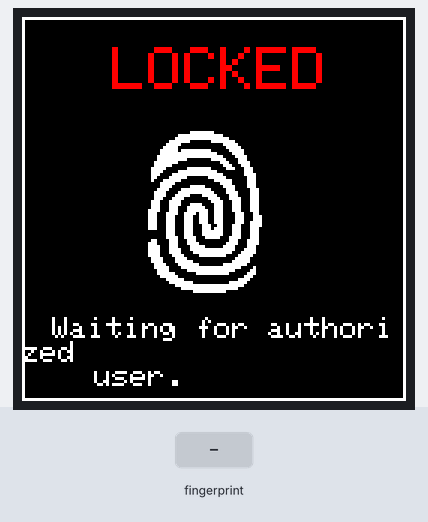
A sketch run on a simulated ESP32. On the bench: 128×128 colour display. Inputs (shaded band) come from the test bench. What the sketch prints to the serial monitor is not drawn.

Above: at 2.3 s.
2.4 s: finger stored as number 1 placed on the sensor
At 2.89 s:
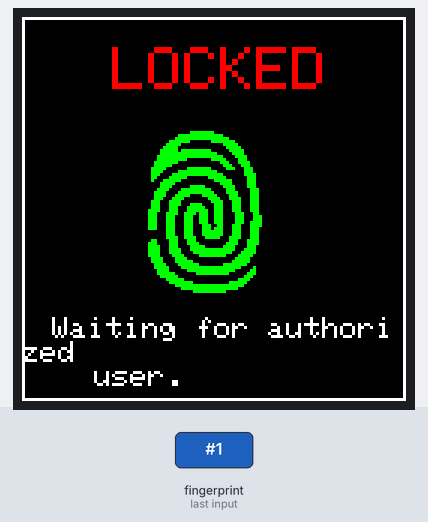
At 3.3 s:
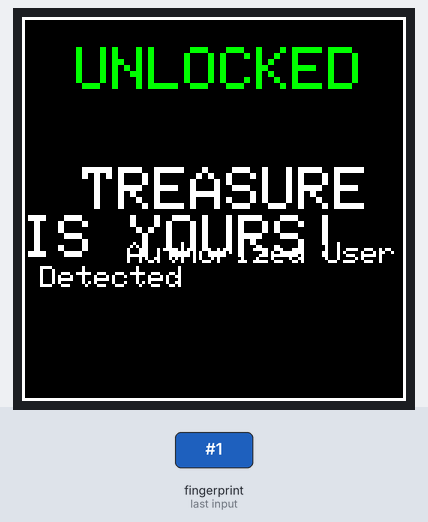
Timing chart, 0 to 5.4 s (numbered marks = the images above; inputs shaded):
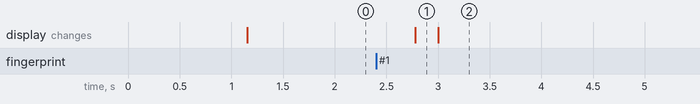

Measured:
- after the input at 2.4 s, the display: changes after 0.38 s (image 1)

The sketch:

locktest2.ino
```cpp
/*

ESP32 (Feather/Wroom)
Checks fingerprint from enrollment + displays if correct
Author: Alex Jain <ajain@pdx.edu>
Date: Nov 5th, 2024
Version: 0.1

Necessary Libraries:
1: https://github.com/adafruit/Adafruit-Fingerprint-Sensor-Library
2: https://github.com/adafruit/Adafruit-GFX-Library
3: https://github.com/sumotoy/TFT_ILI9163C
4:

*/

// Library Headers
#include <SPI.h>
#include <Adafruit_GFX.h>
#include <TFT_ILI9163C.h>
#include <Adafruit_Fingerprint.h>
#include <SoftwareSerial.h>

/* TFT Display Setup */
// Colors
#define BLACK   0x0000
#define BLUE    0x001F
#define RED     0xF800
#define GREEN   0x07E0
#define CYAN    0x07FF
#define MAGENTA 0xF81F
#define YELLOW  0xFFE0
#define WHITE   0xFFFF

// Pin Definitions
#define __CS 13 // Define CS pin as GPIO 13
#define __DC 12 // Define RST pin as GPIO 12
#define A0 26   // Define A0 as Pin 26
#define RX_PIN 16 // Green wire from sensor (Data Out - TD)
#define TX_PIN 17 // White wire from sensor (Data In - RD)
// Note: SDA is Pin 23, SCK is Pin 22

// PROGMEM
static const uint8_t icon [] PROGMEM = {
0x0,0x0,0x0,0x0,0x0,0x0,0x0,0x0,
0x0,0x0,0x0,0x0,0x0,0x0,0x0,0x0,
0x0,0x0,0x0,0x0,0x0,0x0,0x0,0x0,
0x0,0x0,0x0,0x3f,0xc0,0x0,0x0,0x0,
0x0,0x0,0x3,0xff,0xf8,0x0,0x0,0x0,
0x0,0x0,0x7,0xff,0xfe,0x0,0x0,0x0,
0x0,0x0,0x1f,0xc0,0x7f,0x80,0x0,0x0,
0x0,0x0,0x3e,0x0,0x7,0xc0,0x0,0x0,
0x0,0x0,0x7c,0x0,0x3,0xe0,0x0,0x0,
0x0,0x0,0xfd,0xff,0x81,0xf0,0x0,0x0,
0x0,0x0,0xff,0xff,0xe0,0xf0,0x0,0x0,
0x0,0x1,0xff,0xff,0xf8,0x78,0x0,0x0,
0x0,0x1,0xff,0x80,0x7c,0x38,0x0,0x0,
0x0,0x3,0xfc,0x0,0xe,0x3c,0x0,0x0,
0x0,0x3,0xf0,0x0,0x7,0x1c,0x0,0x0,
0x0,0x7,0xc0,0x7f,0x83,0x8e,0x0,0x0,
0x0,0x7,0x83,0xff,0xe0,0xe,0x0,0x0,
0x0,0x7,0xf,0xff,0xf8,0xf,0x0,0x0,
0x0,0x6,0x1f,0x80,0xfc,0x7,0x0,0x0,
0x0,0x4,0x7e,0x0,0x3f,0x7,0x0,0x0,
0x0,0x0,0xf8,0x0,0xf,0x7,0x0,0x0,
0x0,0x0,0xf0,0x3e,0x7,0x87,0x0,0x0,
0x0,0x1,0xe1,0xff,0x83,0x83,0x80,0x0,
0x0,0x3,0xc3,0xff,0xc3,0xc3,0x80,0x0,
0x0,0x3,0xc7,0xc3,0xe1,0xc3,0x80,0x0,
0x0,0x3,0x8f,0x0,0xf1,0xe3,0x80,0x0,
0x0,0x7,0x1e,0x0,0x78,0xe3,0x80,0x0,
0x0,0x7,0x1e,0x3c,0x38,0xe3,0x80,0x0,
0x0,0x7,0x1c,0x7e,0x38,0xe3,0x80,0x0,
0x0,0xf,0x1c,0x7f,0x38,0xe3,0x80,0x0,
0x0,0xe,0x3c,0xf7,0x38,0x71,0x80,0x0,
0x0,0xe,0x38,0xe7,0x38,0x71,0xc0,0x0,
0x0,0xe,0x38,0xe7,0x38,0x71,0xc0,0x0,
0x0,0xe,0x38,0xe7,0x38,0x73,0xc0,0x0,
0x0,0xe,0x38,0xe3,0x98,0xe3,0xc0,0x0,
0x0,0xe,0x38,0xe3,0xb8,0xe3,0x80,0x0,
0x0,0x0,0x38,0xe3,0xf8,0xe3,0x80,0x0,
0x0,0x0,0x38,0xe3,0xf8,0xe3,0x80,0x0,
0x0,0x0,0x3c,0xf1,0xf1,0xe3,0x80,0x0,
0x0,0x6,0x1c,0x70,0x1,0xc7,0x80,0x0,
0x0,0xe,0x1c,0x78,0x3,0xc7,0x80,0x0,
0x0,0xf,0x1c,0x3e,0x7,0x87,0x0,0x0,
0x0,0xf,0x1e,0x3f,0xff,0x8f,0x0,0x0,
0x0,0xf,0x1e,0x1f,0xff,0x1f,0x0,0x0,
0x0,0xf,0xf,0x7,0xfc,0x3e,0x0,0x0,
0x0,0x7,0x87,0x80,0x0,0x7c,0x0,0x0,
0x0,0x7,0x87,0xe0,0x0,0xfc,0x0,0x0,
0x0,0x3,0xc3,0xf8,0x7,0xf8,0x0,0x0,
0x0,0x3,0xe1,0xff,0xff,0xe1,0x0,0x0,
0x0,0x1,0xe0,0x7f,0xff,0x83,0x0,0x0,
0x0,0x1,0xf8,0xf,0xfe,0x7,0x0,0x0,
0x0,0x0,0xfc,0x0,0x0,0xe,0x0,0x0,
0x0,0x0,0x3f,0x0,0x0,0x3c,0x0,0x0,
0x0,0x0,0x1f,0xe0,0x1,0xf8,0x0,0x0,
0x0,0x0,0x7,0xff,0xff,0xf0,0x0,0x0,
0x0,0x0,0x1,0xff,0xff,0xc0,0x0,0x0,
0x0,0x0,0x0,0x1f,0xfc,0x0,0x0,0x0,
0x0,0x0,0x0,0x0,0x0,0x0,0x0,0x0,
0x0,0x0,0x0,0x0,0x0,0x0,0x0,0x0,
0x0,0x0,0x0,0x0,0x0,0x0,0x0,0x0
};

// Setup Display & Serial
TFT_ILI9163C display = TFT_ILI9163C(__CS, A0, __DC);
HardwareSerial mySerial(1);
Adafruit_Fingerprint finger = Adafruit_Fingerprint(&mySerial);
int fingerprintID = 0;

void setup() {

  // Initialize Serial1 on defined RX/TX with baud rate of 57600
  mySerial.begin(57600, SERIAL_8N1, RX_PIN, TX_PIN);

  startFingerprintSensor();
  display.begin();
  displayLockScreen();

}

// Main loop to check if authorized users
void loop() {

  fingerprintID = getFingerprintID();
  delay(50); // Check every 50 ms
  if (fingerprintID == 1) { // If authorized fingerprint
    display.drawBitmap(30,35,icon,60,60,GREEN);
    delay(200);
    displayUnlockedScreen();
    displayAuthorized();
    delay(5000); // Wait 5 seconds before going back to lockscreen
    display.fillScreen(BLACK);
    displayLockScreen();
  }

}

// Function for Unlocked Screen
void displayUnlockedScreen() {

  display.fillScreen(BLACK);
  display.drawRect(0,0,128,128,WHITE);
  display.setCursor(18,10);
  display.setTextColor(GREEN);
  display.setTextSize(2);
  display.print("UNLOCKED");
  display.setCursor(20,50);
  display.setTextColor(WHITE);
  display.setTextSize(2);
  display.print("TREASURE IS YOURS!");
  Serial.print("Congrats you win"); // Testing, remove later.

}

// Function for Authorized Fingerprint detected
void displayAuthorized() {

  display.setCursor(35,75);
  display.setTextColor(WHITE);
  display.setTextSize(1);
  display.print("Authorized User Detected");
  Serial.print("Successful User"); // Testing, remove later.

}

// Function for Lock Screen
void displayLockScreen() {

  display.drawRect(0,0,128,128,WHITE);
  display.setCursor(30,10);
  display.setTextColor(RED);
  display.setTextSize(2);
  display.print("LOCKED");
  display.setCursor(10,100);
  display.setTextColor(WHITE);
  display.setTextSize(1);
  display.print("Waiting for authorized \n    user.");
  Serial.print("Waiting for authorized fingerprint"); // Testing, remove later.
  display.drawBitmap(30,35,icon,60,60,WHITE);

}

// Function to initialize R307 Fingerprint Sensor
void startFingerprintSensor() {

  Serial.begin(9600);
  finger.begin(57600);

  if (finger.verifyPassword()) { // See if sensor exists
    Serial.println("Found Sensor");
  } else {
    Serial.println("Sensor not found");
  }
  Serial.println("Waiting for valid finger...");

}

// Function for obtaining fingerprint ID
int getFingerprintID() {

  uint8_t p = finger.getImage(); // Return error if false
  if (p != FINGERPRINT_OK)  return -1;

  p = finger.image2Tz(); // Return error if false
  if (p != FINGERPRINT_OK)  return -1;

  p = finger.fingerFastSearch(); // Return error if false
  if (p != FINGERPRINT_OK)  return -1;

  // Found matching fingerprint from data.
  Serial.print("Found ID #"); Serial.print(finger.fingerID);
  Serial.print(" with confidence of "); Serial.println(finger.confidence);
  return finger.fingerID;

}
```
